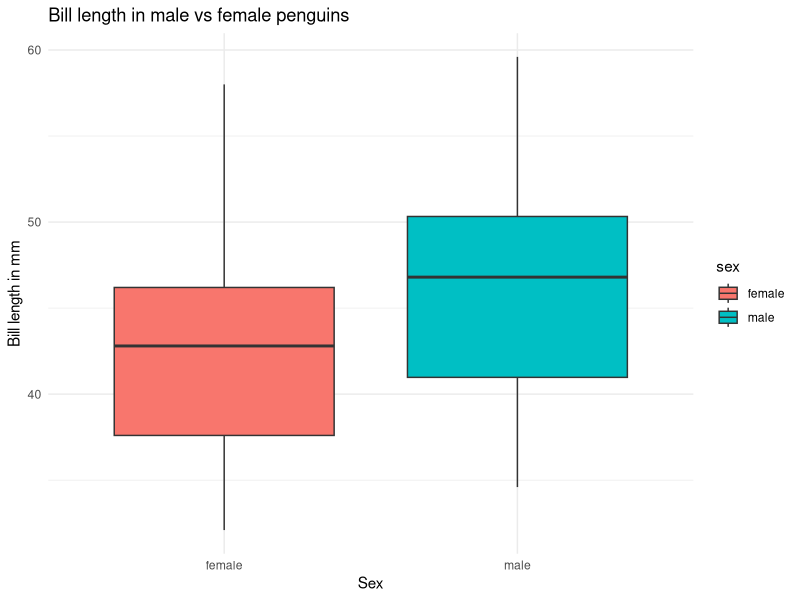
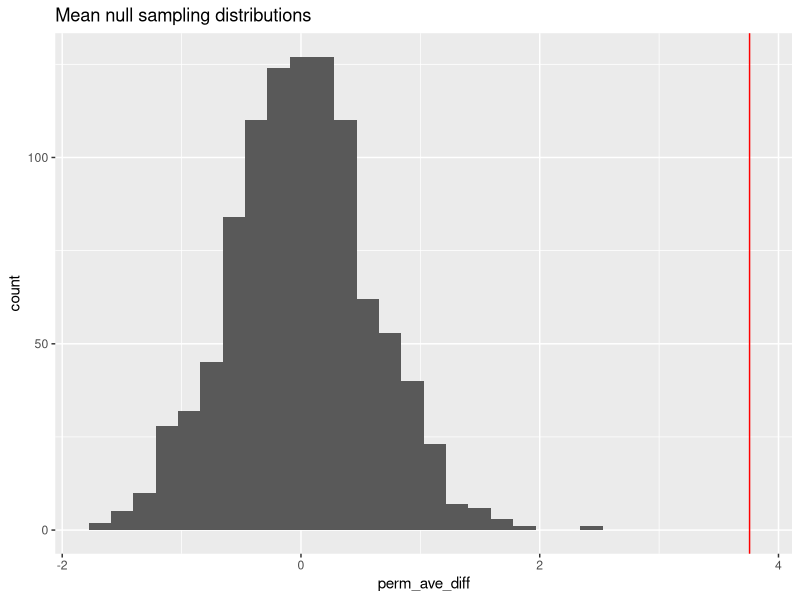
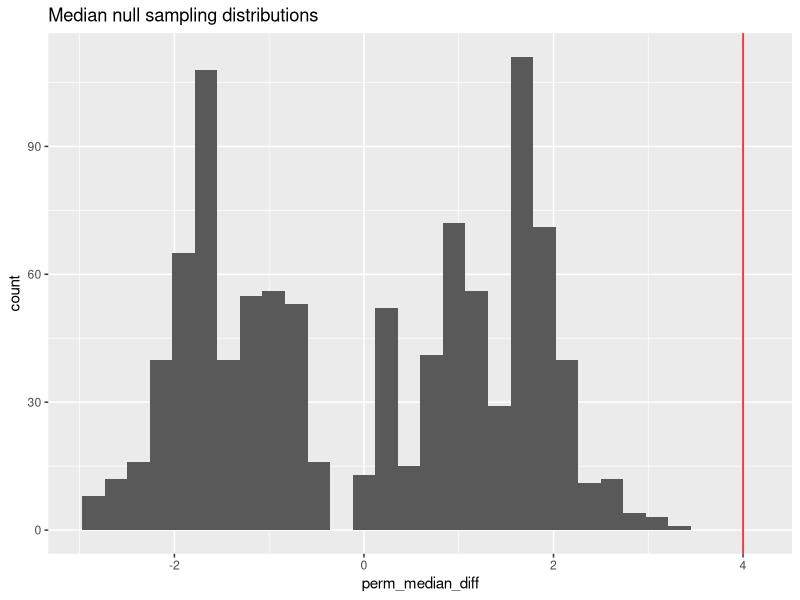

Recreate these plots in R, in order.
## ---- chunk 1
library(tidyverse)
library(palmerpenguins)
library(ggplot2)

clean_penguins <- penguins |>
  filter(!is.na(bill_length_mm), !is.na(sex))

ggplot(clean_penguins, aes(x=sex, y=bill_length_mm, fill=sex))+
  geom_boxplot()+
    labs(
      title = "Bill length in male vs female penguins" , 
      x= "Sex",
      y= "Bill length in mm"
      )+
  theme_minimal()



## ---- chunk 2
#Permutation test 

set.seed(47) 

perm_data <- function(rep, data){
  data |> 
    select(sex, bill_length_mm) |> 
    mutate(sex_perm = sample(sex, replace = FALSE)) |>
    summarize(
      obs_ave_diff = mean(bill_length_mm[sex == "male"], na.rm = TRUE) - 
                     mean(bill_length_mm[sex == "female"], na.rm = TRUE),
      obs_median_diff = median(bill_length_mm[sex == "male"], na.rm = TRUE) - 
                        median(bill_length_mm[sex == "female"], na.rm = TRUE),
      perm_ave_diff = mean(bill_length_mm[sex_perm == "male"], na.rm = TRUE) - 
                      mean(bill_length_mm[sex_perm == "female"], na.rm = TRUE),
      perm_median_diff = median(bill_length_mm[sex_perm == "male"], na.rm = TRUE) - 
                         median(bill_length_mm[sex_perm == "female"], na.rm = TRUE),
              rep = rep)
}
  
map(c(1:10), perm_data, data = clean_penguins) |> 
  list_rbind()
## ---- chunk 3
set.seed(47)
perm_stats <- 
  map(c(1:1000), perm_data, data = clean_penguins) |> 
  list_rbind() 

perm_stats |> 
  ggplot(aes(x = perm_ave_diff)) + 
  geom_histogram() + 
  geom_vline(aes(xintercept = obs_ave_diff), color = "red")+
  labs(
    title="Mean null sampling distributions "
  )

## ---- chunk 4
perm_stats |> 
  ggplot(aes(x = perm_median_diff)) + 
  geom_histogram() + 
  geom_vline(aes(xintercept = obs_median_diff), color = "red")+
   labs(
    title="Median null sampling distributions "
  )
## ---- chunk 5

 perm_stats |> 
  summarize(
    p_val_ave = (sum(abs(perm_ave_diff) >= abs(obs_ave_diff[1])) + 1) / (n() + 1),
    p_val_median = (sum(abs(perm_median_diff) >= abs(obs_median_diff[1])) + 1) / (n() + 1)
  ) 
